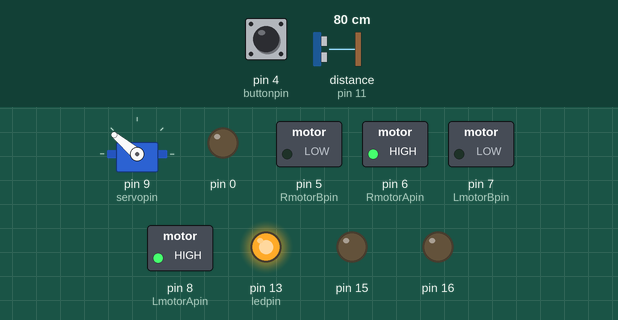
Simulated run of this sketch. Board: Arduino Uno, built with avr-gcc and run on an emulated ATmega328P. Shown: servo, switched loads named in the sketch (green lamp = pin HIGH), output pins drawn as LEDs (lit = HIGH). The test bench sets the inputs (shaded band); at power-on: distance to the obstacle (sensor on pin 11) 80 cm, pin 4 (buttonpin) HIGH. The echo pulse lasts 58.3 µs per cm.

Above: at 0.48 s.
1.3 s: distance to the obstacle (sensor on pin 11) set to 2 cm
At 2.5 s:
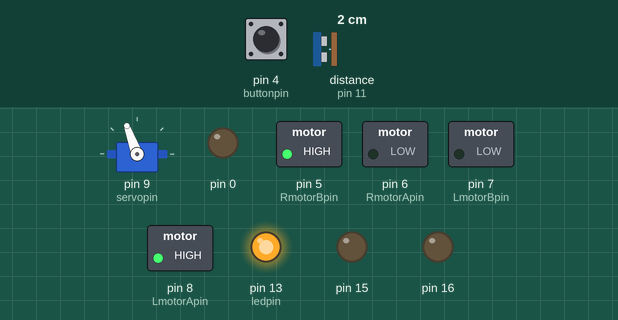
2.8 s: distance to the obstacle (sensor on pin 11) set to 23 cm
4.3 s: distance to the obstacle (sensor on pin 11) set to 28 cm
At 4.78 s:
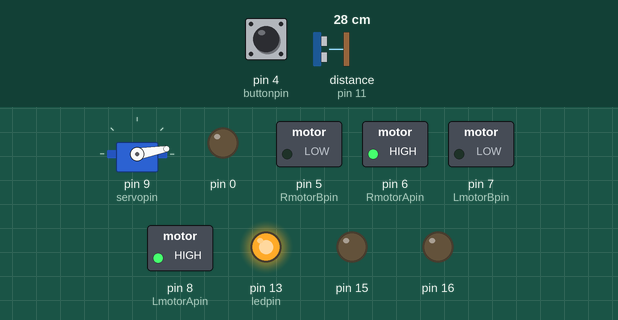
7.3 s: distance to the obstacle (sensor on pin 11) set to 60 cm
10.3 s: distance to the obstacle (sensor on pin 11) set to 4 cm
At 11.3 s:
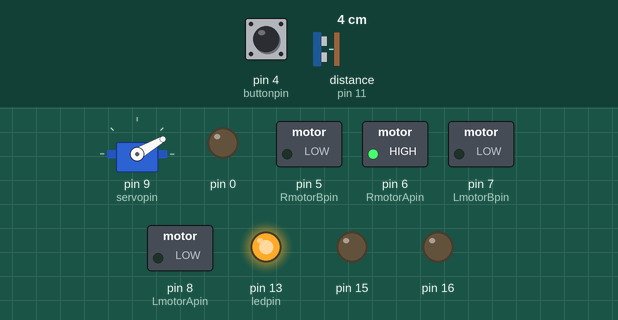
Timing chart, 0 to 12.8 s (numbered marks = the images above; inputs shaded):
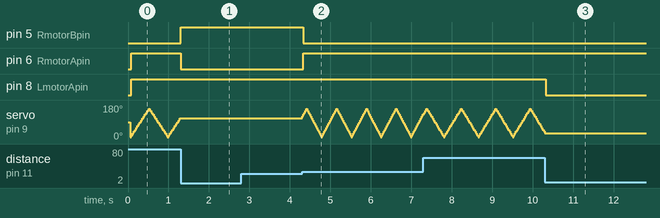

Measured:
- the behaviour switches between 25 and 26 cm on distance to the obstacle (sensor on pin 11) (found by bisection; images 1 and 2)
- after the input at 1.3 s, pin 5 (RmotorBpin): LOW → HIGH at once; pin 6 (RmotorApin): HIGH → LOW at once; servo on pin 9 (servopin): stops changing and stays 110°
- after the input at 2.8 s, every drawn part: stays the same
- after the input at 10.3 s, pin 8 (LmotorApin): HIGH → LOW at once; servo on pin 9 (servopin): stops changing and stays 30°

The sketch:

TA8080BugBase1SR04Auto1fixed.ino
```cpp
//#include <Servo.h>
//#include <NewPing.h>

//#define TRIGGER_PIN  12
//#define ECHO_PIN     11
//#define MAX_DISTANCE 200

//NewPing sonar(TRIGGER_PIN, ECHO_PIN, MAX_DISTANCE);


//this is a base program for using the TA8080 motor drivers on
//the bug-like chassis

#include <Servo.h>
#include <NewPing.h>

#define TRIGGER_PIN  12
#define ECHO_PIN     11
#define MAX_DISTANCE 200

NewPing sonar(TRIGGER_PIN, ECHO_PIN, MAX_DISTANCE);

//constant ints for the motor controlling pins, change if needed
const int RmotorApin = 6;
const int RmotorBpin = 5;
const int LmotorApin = 8;
const int LmotorBpin = 7;

//setup int for pin 13 LED, could be used for debugging or something like status
const int ledpin = 13;

//button for initializing the start of the program
const int buttonpin = 4;

int motorPins[4] = {RmotorApin, RmotorBpin, LmotorApin, LmotorBpin};

unsigned int distIn;
int thresholdIn = 10;

int degPos;
int degStep = 10;
int stepDelay = 20;

int sweepDegMax = 160;
int sweepDegMin = 10;

int servopin = 9;
Servo neckServo;

//NewPing sonar(TRIGGER_PIN, ECHO_PIN, MAX_DISTANCE);

void setup(){

  //find minimum sweep degrees
  //sweepDegMin = 180 - sweepDegMax;

  //setup servo
  neckServo.attach(servopin);

  //put to 90 degrees
  neckServo.write(90);
  delay(50);

  //setup ledpin as output in case it is needed
  pinMode(ledpin, OUTPUT);

  //setup buttonpin as input
  pinMode(buttonpin, INPUT);

  //setup all the motor control pins as outputs
  for(int p = 0; p < sizeof(motorPins); p++){
    pinMode(motorPins[p], OUTPUT);
  }

  digitalWrite(ledpin, HIGH);

  while(digitalRead(buttonpin) == LOW){

    //do nothing until the button is pressed and goes HIGH and breaks the loop
    //then the program goes into the loop()
  }


}

void loop(){

  //put looping code here as usual

  autonomous();


}

//autonomous code
void autonomous(){

  for(degPos = sweepDegMin; degPos < sweepDegMax; degPos += degStep){
    neckServo.write(degPos);
    delay(stepDelay);
    getDistIn();
    obstacleAvoid();
  }
  for(degPos = sweepDegMax; degPos > sweepDegMin; degPos -= degStep){
    neckServo.write(degPos);
    delay(stepDelay);
    getDistIn();
    obstacleAvoid();
  }

}
//determining which way to turn
void obstacleAvoid(){

  if(distIn < thresholdIn){
    if(degPos < 45){
    leftPivot();
    }
    if(degPos > 44 && degPos < 91){
    leftSpin();
    }
    if(degPos > 90 && degPos < 135){
    rightSpin();
    }
    if(degPos > 134){
    rightPivot();
    }
  }else{
  allFwd();
  }
  getDistIn();
  if(distIn < thresholdIn){
    obstacleAvoid();
  }

}
//gettng distance in inches from ultrasonic sensor
void getDistIn(){

  distIn = sonar.ping_in();
  //delay(5);

}

void leftPivot(){

  LmotorStop();
  RmotorFwd();

}

void leftSpin(){
  LmotorRev();
  RmotorFwd();
}

void rightPivot(){
  LmotorFwd();
  RmotorStop();
}

void rightSpin(){
  LmotorFwd();
  RmotorRev();
}

///////////////////////STUFF_FROM_BASE_CODE//////////////////////

//*********INDIVIDUAL MOTOR FUNCTIONS*********/

//make Right motor spin forward
void RmotorFwd(){

  digitalWrite(RmotorApin, HIGH);
  digitalWrite(RmotorBpin, LOW);

}

//make Left motor spin forward
void LmotorFwd(){

  digitalWrite(LmotorApin, HIGH);
  digitalWrite(LmotorBpin, LOW);

}

//reverse Right motor
void RmotorRev(){

  digitalWrite(RmotorApin, LOW);
  digitalWrite(RmotorBpin, HIGH);

}

//reverse Left motor
void LmotorRev(){

  digitalWrite(LmotorApin, LOW);
  digitalWrite(LmotorBpin, HIGH);

}

//stop Right motor
void RmotorStop(){

  digitalWrite(RmotorApin, LOW);
  digitalWrite(RmotorBpin, LOW);

}

//stop Left motor
void LmotorStop(){

  digitalWrite(LmotorApin, LOW);
  digitalWrite(LmotorBpin, LOW);

}

//brake Right motor
void RmotorBrake(){

  digitalWrite(RmotorApin, HIGH);
  digitalWrite(RmotorBpin, HIGH);

}

//brake Left motor
void LmotorBrake(){

  digitalWrite(LmotorApin, HIGH);
  digitalWrite(LmotorBpin, HIGH);

}

//*********FUNCTIONS USING BOTH MOTORS*********/

//both go forward
void allFwd(){

  RmotorFwd();
  LmotorFwd();

}

//both go reverse
void allRev(){

  RmotorRev();
  LmotorRev();

}

//both stop
void allStop(){

  RmotorStop();
  LmotorStop();

}

//both brake
void allBrake(){

  RmotorBrake();
  LmotorBrake();

}
```
